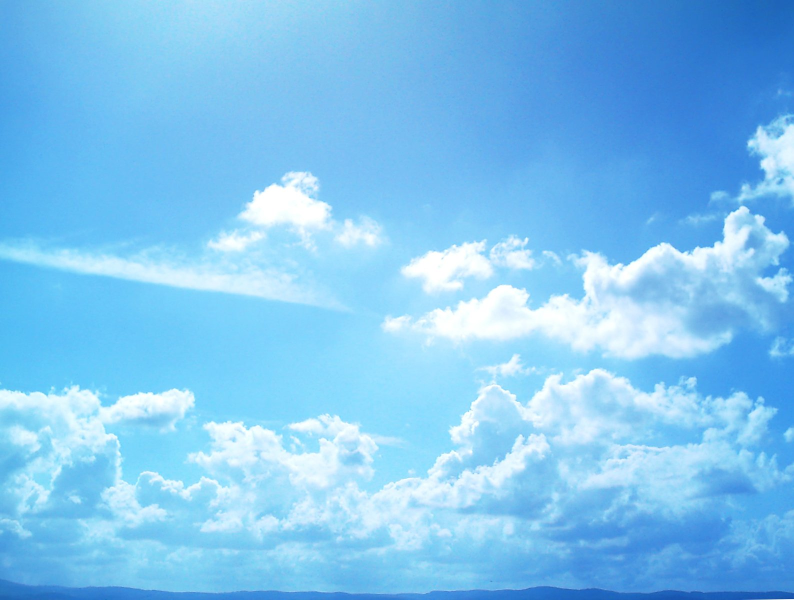
#> input picture Assignment4/ANNdataset/sky/sky.jpg, 1588 x 1200 px, found by its file name (shown at 1/2 size)
$ python ANN.py
#> lines starting #> are read from the running program, lines starting #| are printed output that depends on the picture
from PIL import Image
from skimage.io import imread
from skimage import color
from skimage.transform import resize
import matplotlib.pyplot as plt
import numpy as np


class NeuralNetwork:
    # [48 lines left out: functions __init__, train, predict, not called in this run]

    def tanh(self,x):
        return np.tanh(x)

    def tanh_derivative(self,x):
        return 1.0 - np.tanh(x) ** 2

# [7 lines left out: function window, not called in this run]


def normalize(pic):

    for i in range(pic.shape[0]):
        for j in range(pic.shape[1]):
            pic[i, j, 0] = (pic[i, j, 0] // 80) * 80
            pic[i, j, 1] = (pic[i, j, 1] // 80) * 80
            pic[i, j, 2] = (pic[i, j, 2] // 80) * 80
    return pic


# [25 lines left out: functions onehot, recover, compare, not called in this run]


img = imread("/Users/zhaoxiangliu/Desktop/CS-IntroToAI/Assignment4/ANNdataset/sky/sky.jpg" )
#> img is the input picture: shape (1200, 1588, 3); mean R, G, B 127.4, 196.7, 241.6
origin=img
img = normalize(img)
#> after the loop in normalize, `for i in range(pic.shape[0]):`:
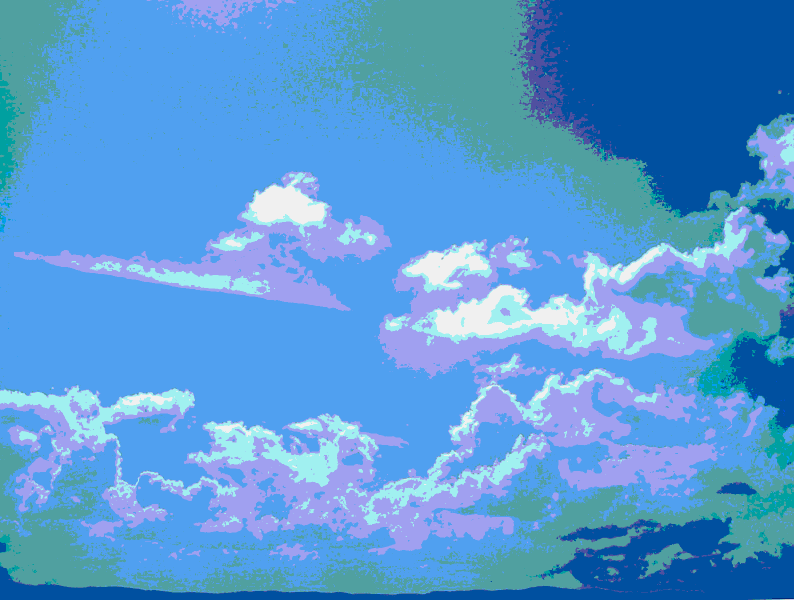
#> pic: shape (1200, 1588, 3) (shown at 1/2 size); mean R, G, B 86.7, 154.2, 213.9
gray=color.rgb2gray(img)
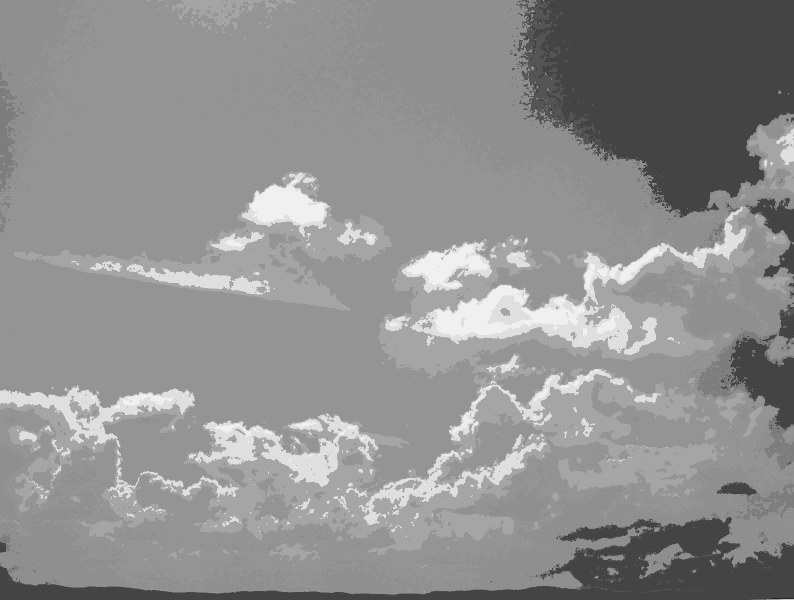
#> gray: shape (1200, 1588) float64 (shown at 1/2 size); min 0.0226, max 0.941, mean 0.565
# plt.imshow(gray,cmap='gray')
train_data=gray
train_label=img
#> (the run stopped early here; a loop or call above may not have finished)
